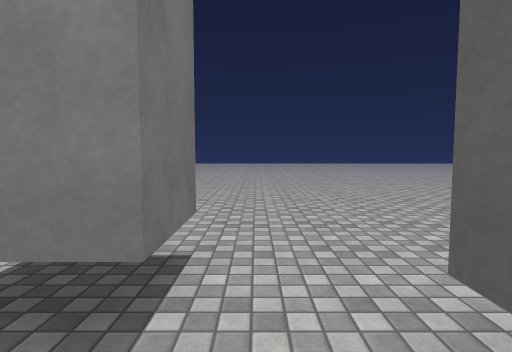
View 1 (above)

22 first-person views from a walk through a scene from a Unity 3-D project. The camera is 1.3 m above the floor, tilts 4° down and sees 80° across. The floor is counted in squares, 1 m on a side. Each view is taken from the middle of a square. On the plan, view 1 faces up. The plan holds only what a view shows up to about 14 squares ahead; the rest is blank. The place goes on beyond the plan. Surface patterns are stand-ins for the level's own textures.

View 2
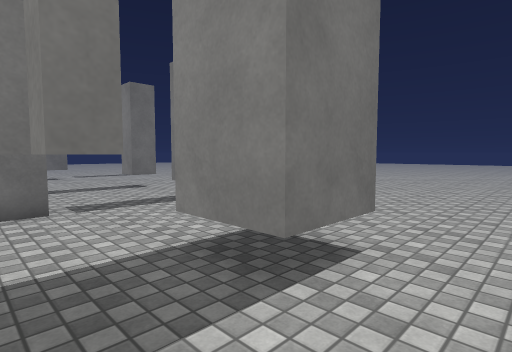

View 3
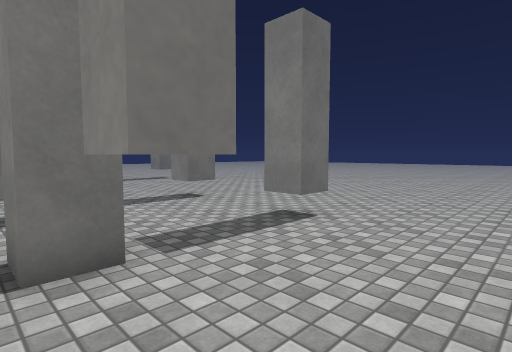

View 4
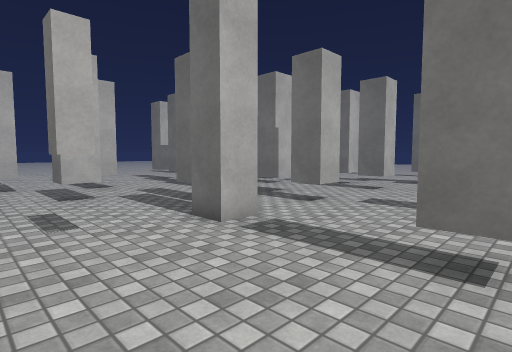

View 5
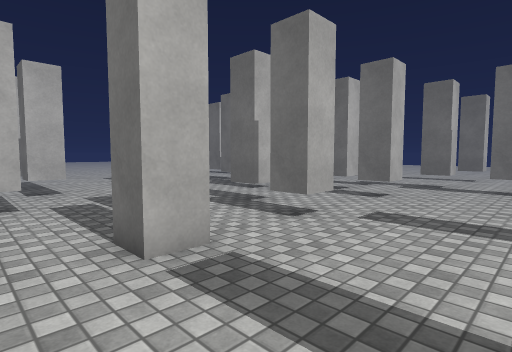

View 6
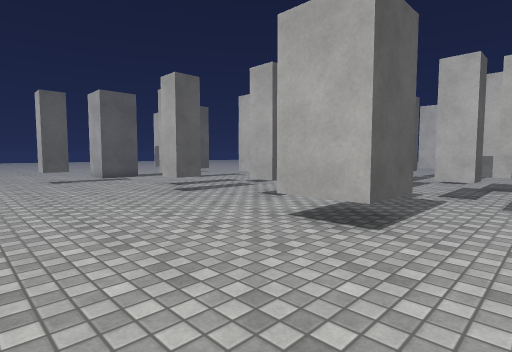

View 7
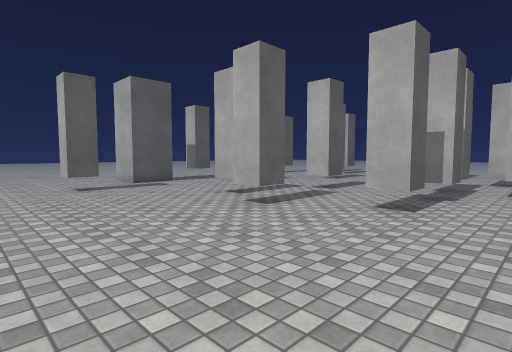

View 8
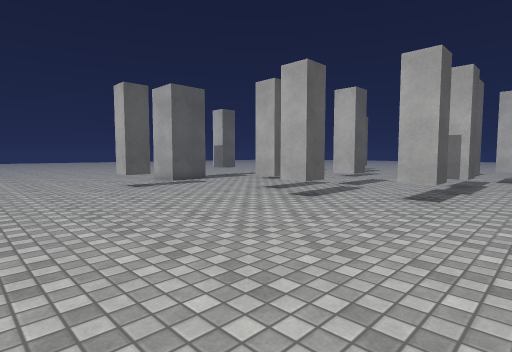

View 9
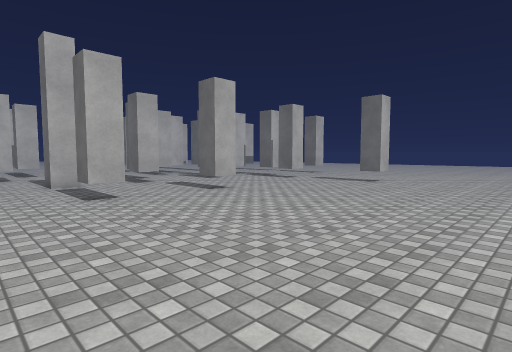

View 10
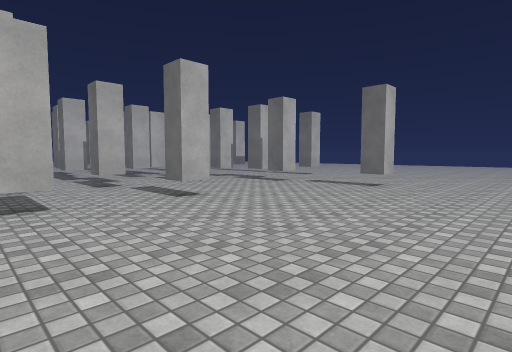

View 11
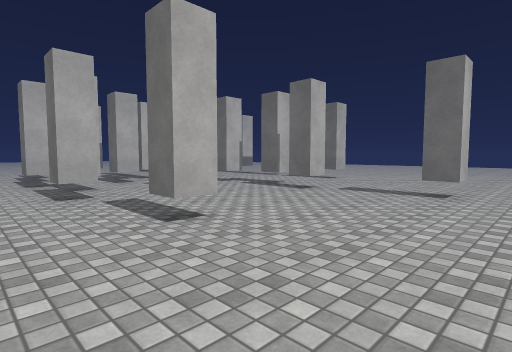

View 12
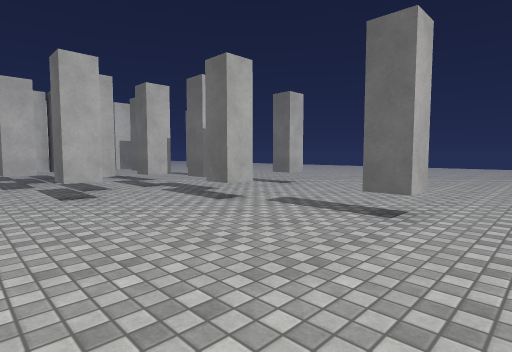

View 13
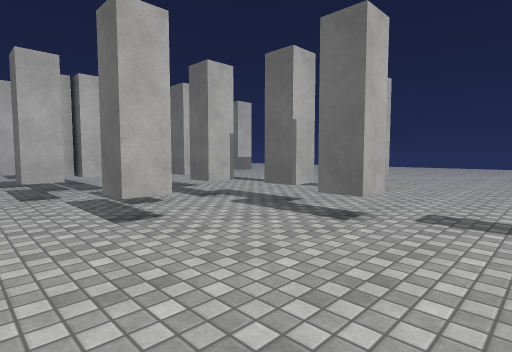

View 14
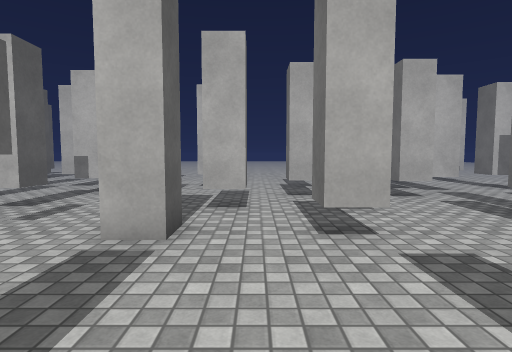

View 15
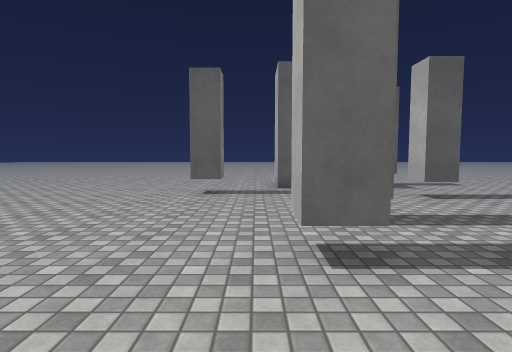

View 16
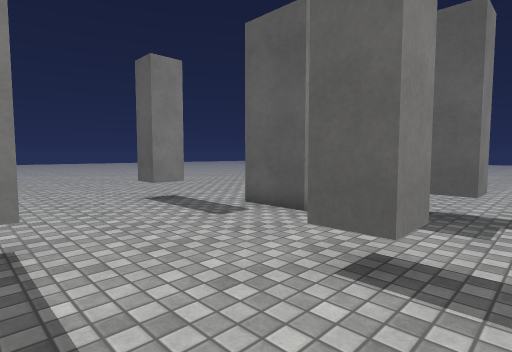

View 17
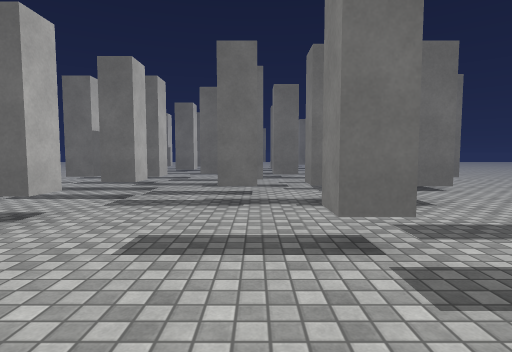

View 18
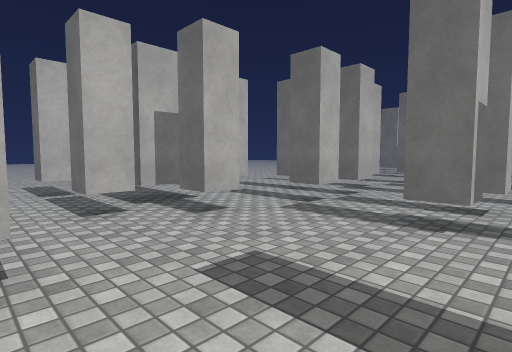

View 19
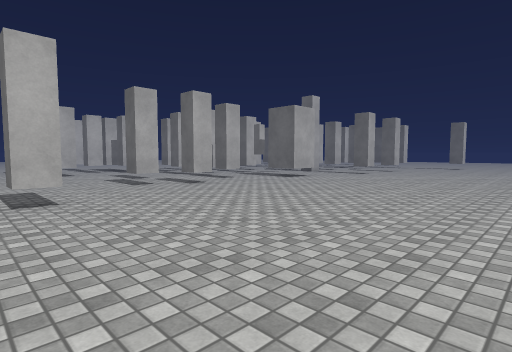

View 20
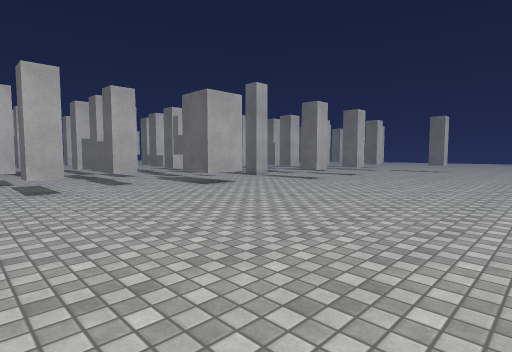

View 21
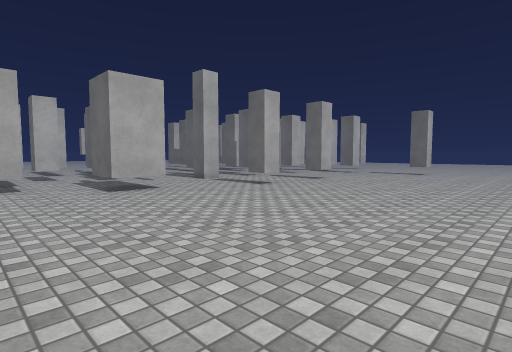

View 22
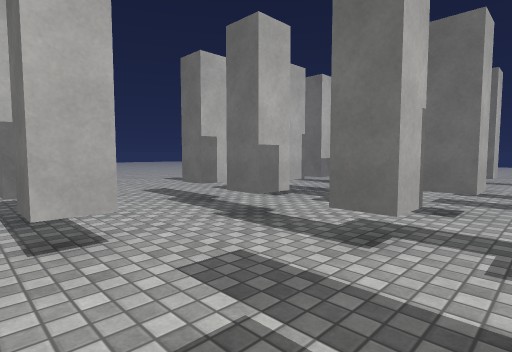

### Floor plan
Key: @ floor where view 1 was taken; # wall or solid block; x gap in a wall; . floor; O other object.
Columns run from 23 left of view 1 to 14 right of it. Each row starts with its distance up from view 1.
 15              ................ ..... .
 14     ..................................
 13  .....................................
 12 ......................................
 11 ......................................
 10 ......................................
  9 ....##................................
  8 .... #................................
  7 ......................................
  6 ...........##..##.................##..
  5 ...........##..##.................##..
  4 .....#..............OOO...............
  3 .....x..............O O.....#.......##
  2 #...##...............OO.##....#.....#
  1  ... #..#...#...#..#....##..........#
  0 .......................@............
 -1 .....#.#...##.##.........#..##...##..#
 -2  .......... #.##....#.......##...##..#
 -3  ......................###............
 -4  ...#....#..#....#..... ##...... .....
 -5    ....##...........#...........  ....
 -6     ##. #......................#    ..
 -7      #......#...#....#xx#.......
 -8      ..####........#.......#....
 -9         # ###.. #....##.....##.
-10          .. #..  .... #...OOO#.
-11          .......... ...# .  ...
-12          ..... ..    ..  ......
-13          .....           ...##.
-14          ....            ..  #.
-15           ...               ...
-16            ..               ..
-17                             ..
-18                             ..
-19                             ..

Where each view was taken, in squares from view 1:
view 1: 0 up, 0 right, facing up
view 2: 0 up, 1 right, facing up-left
view 3: 0 up, 3 left, facing up-left
view 4: 6 up, 3 left, facing down-left
view 5: 5 up, 5 left, facing down-left
view 6: 9 up, 5 left, facing down-right
view 7: 9 up, 1 left, facing down-right
view 8: 11 up, 1 left, facing down-right
view 9: 15 up, 4 left, facing down-left
view 10: 14 up, 6 left, facing down-left
view 11: 11 up, 8 left, facing down-left
view 12: 11 up, 12 left, facing down-left
view 13: 7 up, 12 left, facing down-left
view 14: 6 up, 9 left, facing down
view 15: 4 up, 1 right, facing right
view 16: 3 down, 7 right, facing up-right
view 17: 3 down, 10 right, facing left
view 18: 2 down, 8 right, facing down-left
view 19: 15 up, 13 right, facing down-left
view 20: 15 up, 7 right, facing down-left
view 21: 15 up, 3 right, facing down-left
view 22: 2 down, 6 left, facing down-left
